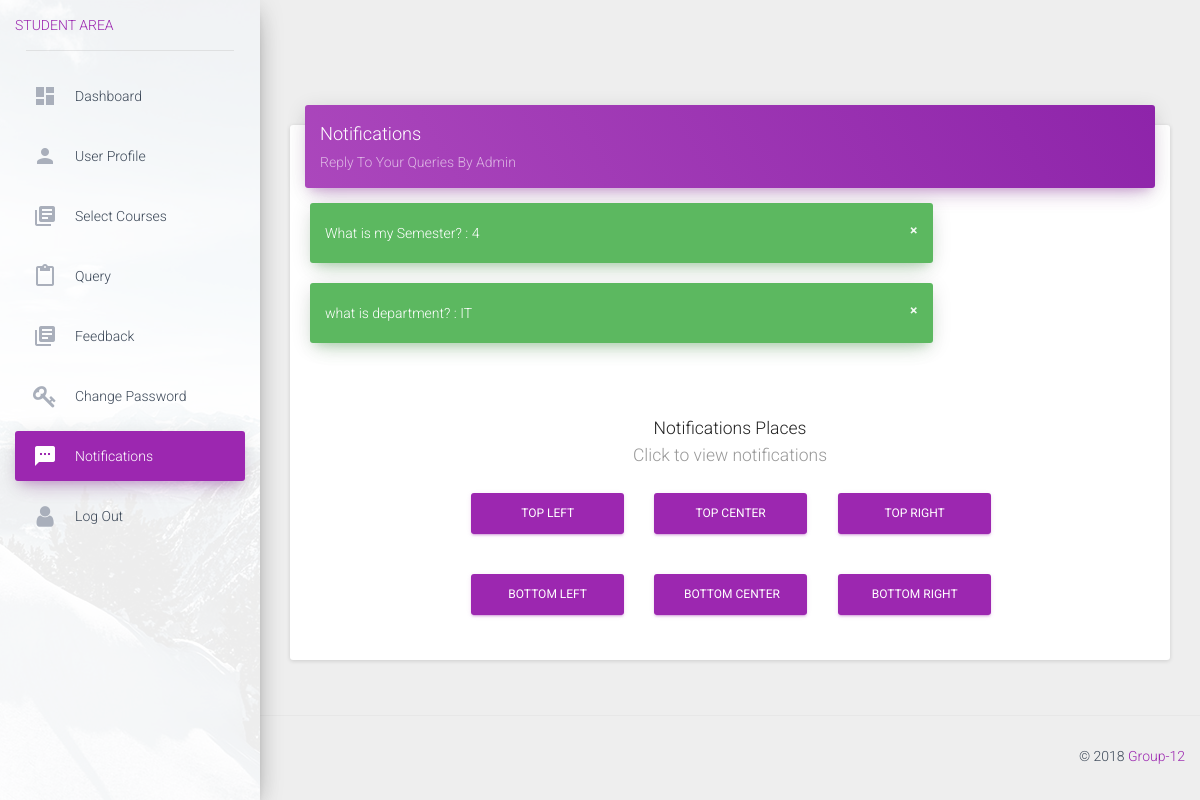
/notifications (signed in), run on an earlier commit of the app's database.
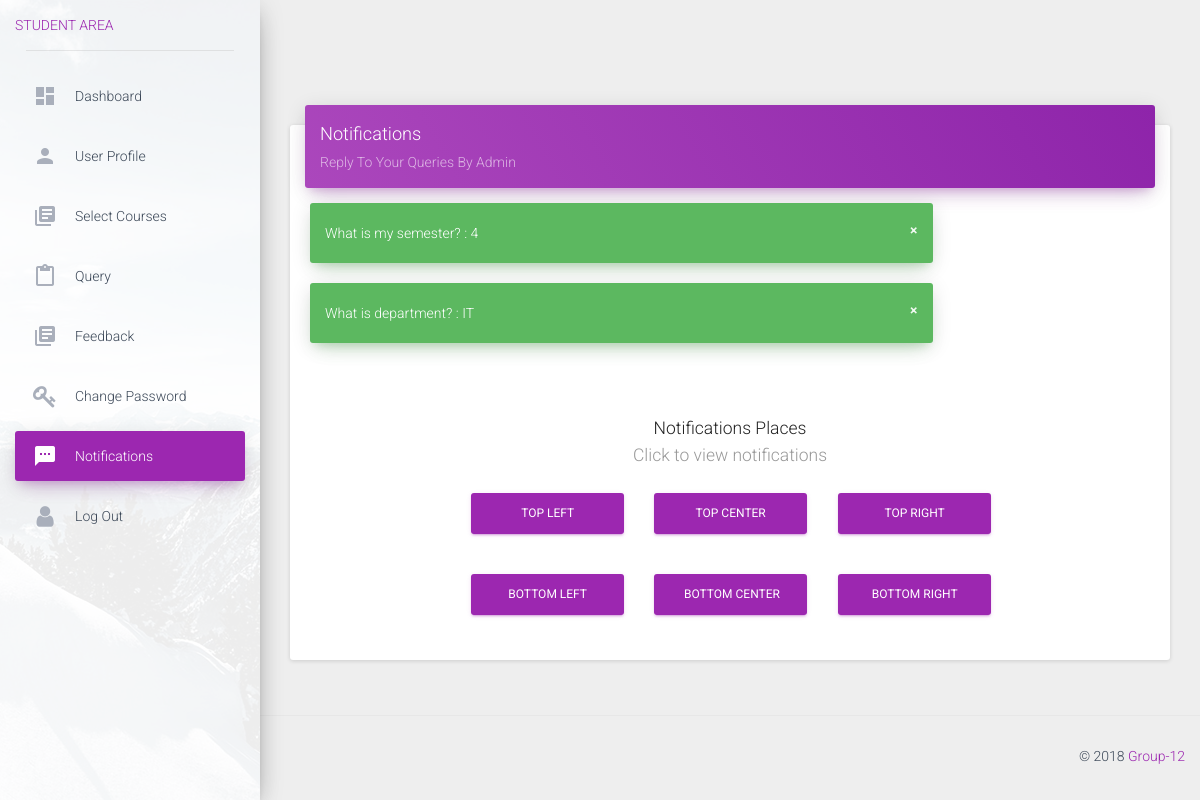
And on a later commit of the database.
### app.py (models this page shows)
class query(db.Model):
	column_display_pk = True
	S_no = db.Column(db.Integer, primary_key = True, autoincrement=True)
	useremail = db.Column(db.String(40), db.ForeignKey('users.email'))
	query = db.Column(db.String(40))
	reply_to_query = db.Column(db.String(40))
	seen = db.Column(db.Integer)

### app.py (the view)
@app.route('/notifications')
def notifications():
	global current
	if session.get('logged_in'):
		conn = sqlite3.connect('students.sqlite3')
		cur = conn.cursor()
		cur.execute("SELECT * FROM users WHERE username = (?)",(current,))
		users = cur.fetchone()
		cur.execute("SELECT S_no,query,reply_to_query FROM query WHERE useremail = (?)",(current+"@iiita.ac.in",))
		queries_ans = cur.fetchall()
		cur.execute("UPDATE query SET seen = (?) WHERE useremail = (?) and seen = (?)",(1,current+"@iiita.ac.in",0,))
		conn.commit()
		conn.close()
		return render_template("notifications.html",users=users,queries_ans=queries_ans)
	return redirect(url_for('login'))

### templates/notifications.html (shortened to what the changed rows need)
<!doctype html>
<html lang="en">
<head>
    <link href="../static/css/bootstrap.min.css" rel="stylesheet" />
    <link href="../static/css/material-dashboard.css?v=1.2.0" rel="stylesheet" />
    <link href="../static/css/demo.css" rel="stylesheet" />
    <link href="http://maxcdn.bootstrapcdn.com/font-awesome/latest/css/font-awesome.min.css" rel="stylesheet">
</head>
<body>
    <div class="wrapper">
        <div class="main-panel">
            <div class="content">
                <div class="container-fluid">
                    <div class="card">
                        <div class="card-content">
                            {% for ans in queries_ans %}
                            <div class="row" id="{{ans[0]}}" >
                                <div class="col-md-9">
                                    <div class="alert alert-success">
                                        <button type="button" aria-hidden="true" class="close" onclick="hidethis({{ans[0]}})" >×</button>
                                        <span> {{ans[1]}}   : {{ans[2]}}</span>
                                    </div>
                                </div>
                            </div>
                            {% endfor %}
                            <br>
                            <br>
                        </div>
                    </div>
                </div>
            </div>
        </div>
    </div>
</body>
</html>

What changed in the data, as far as the page shows it:
no longer on this page (row edited): query: query "what is department?", reply_to_query "IT"
changed query: query "What is my Semester?" → "What is my semester?"
now on this page (row edited): query: query "What is department?", reply_to_query "IT"
